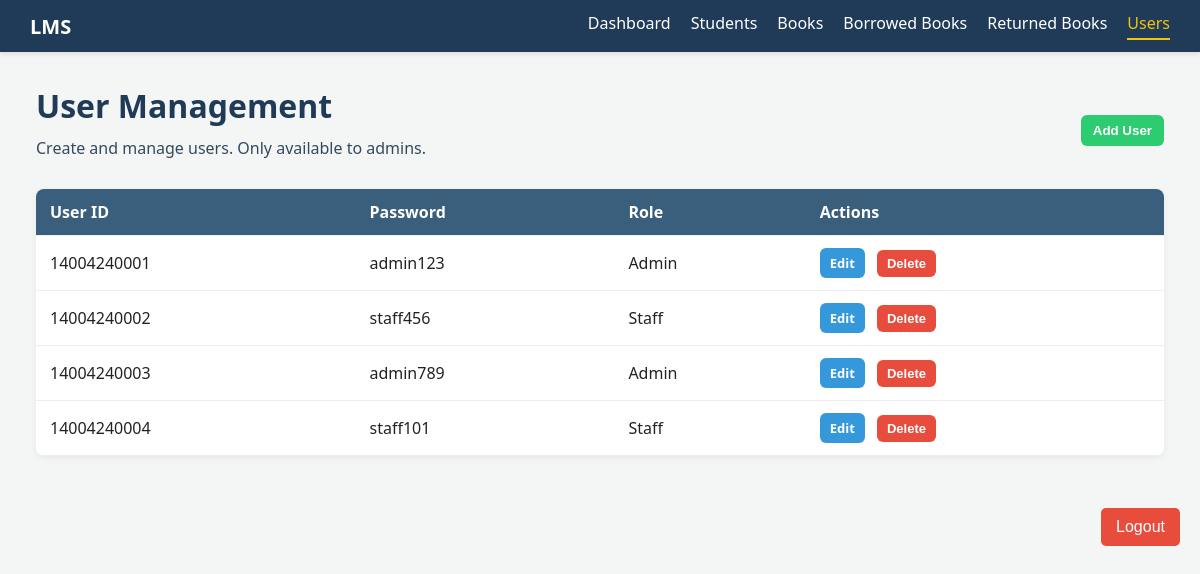
The page /users.php (signed in) on the database its author committed.
### tables this page shows
CREATE TABLE IF NOT EXISTS User (
    user_Id VARCHAR(50) PRIMARY KEY,
    password VARCHAR(50) NOT NULL,
    role ENUM('Admin', 'Staff') NOT NULL
);

### users.php (the view, shortened to what this page needs)
<?php
require_once 'database.php';
require_once 'templates/header.php';
$users = [];
$res = $conn->query("SELECT user_Id, password, role FROM User ORDER BY user_Id ASC");
if ($res) {
    while ($r = $res->fetch_assoc()) {
        $users[] = $r;
    }
}
?>
<div class="main">
    <div class="top-actions">
        <div>
            <h1>User Management</h1>
            <p class="welcome">Create and manage users. Only available to admins.</p>
        </div>
        <div class="left-actions">
            <button class="btn add" id="addBtn">Add User</button>
        </div>
    </div>
    <table id="usersTable">
        <thead>
            <tr>
                <th>User ID</th>
                <th>Password</th>
                <th>Role</th>
                <th>Actions</th>
            </tr>
        </thead>
        <tbody>
            <?php foreach ($users as $u): ?>
                <tr data-id="<?= htmlspecialchars($u['user_Id']) ?>">
                    <td class="c-user-id"><?= htmlspecialchars($u['user_Id']) ?></td>
                    <td class="c-password"><?= htmlspecialchars($u['password']) ?></td>
                    <td class="c-role"><?= htmlspecialchars($u['role']) ?></td>
                    <td class="actions">
                        <a href="#" class="edit btn small" onclick="startEdit(this);return false;">Edit</a>
                        <form method="POST" style="display:inline;" onsubmit="return confirm('Delete this user?');">
                            <button type="submit" class="btn delete small" <?= $u['user_Id'] === $_SESSION['user_Id'] ? 'disabled' : '' ?>>Delete</button>
                        </form>
                    </td>
                </tr>
            <?php endforeach; ?>
        </tbody>
    </table>
</div>
<?php
require_once 'templates/footer.php';
?>

### assets/style.css (style rules this page uses)
:root { --navy: #1f3b57; --muted: #34495e; --table-head: #3a5f7d; --accent: #f1c40f; }
body { margin: 0; font-family: Segoe UI, Roboto, Arial, sans-serif; background: #f4f6f5; color: #222; }
.main { padding: 32px 36px; }
h1 { margin: 0 0 10px 0; color: var(--navy); }
p.welcome { color: var(--muted); margin-top: 4px; margin-bottom: 18px; }
.top-actions { display: flex; justify-content: space-between; align-items: center; margin-bottom: 12px; }
.left-actions { display: flex; gap: 10px; }
button.btn, .btn { padding: 8px 12px; border-radius: 6px; border: 0; cursor: pointer; font-weight: 600; transition: background-color 0.3s; }
.btn.add { background: #2ecc71; color: #fff; }
.btn.delete { background: #e74c3c; color: #fff; }
.btn.small { padding: 6px 10px; font-size: 13px; }
table { width: 100%; border-collapse: collapse; background: #fff; box-shadow: 0 2px 6px rgba(0, 0, 0, 0.06); border-radius: 8px; overflow: hidden; }
th, td { padding: 12px 14px; border-bottom: 1px solid #eee; text-align: left; }
th { background: var(--table-head); color: #fff; font-weight: 600; }
.actions a { display: inline-block; margin-right: 8px; padding: 6px 10px; border-radius: 6px; color: #fff; text-decoration: none; font-size: 13px; }
.actions .edit { background: #3498db; }
.actions .delete { background: #e74c3c; }

### rows shown on the page
user: user_Id "14004240001", password "admin123", role "Admin"
user: user_Id "14004240002", password "staff456", role "Staff"
user: user_Id "14004240003", password "admin789", role "Admin"
user: user_Id "14004240004", password "staff101", role "Staff"
